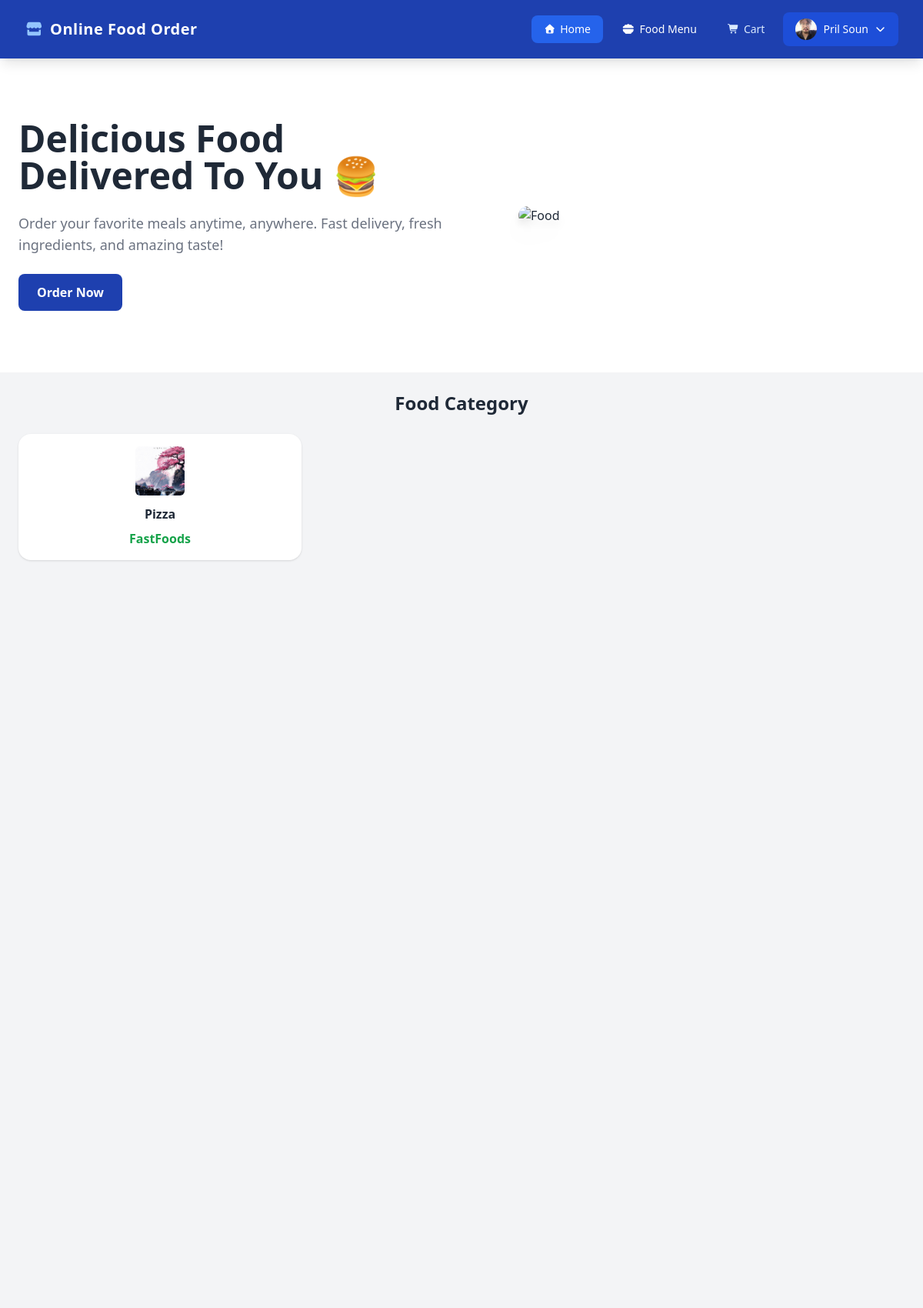
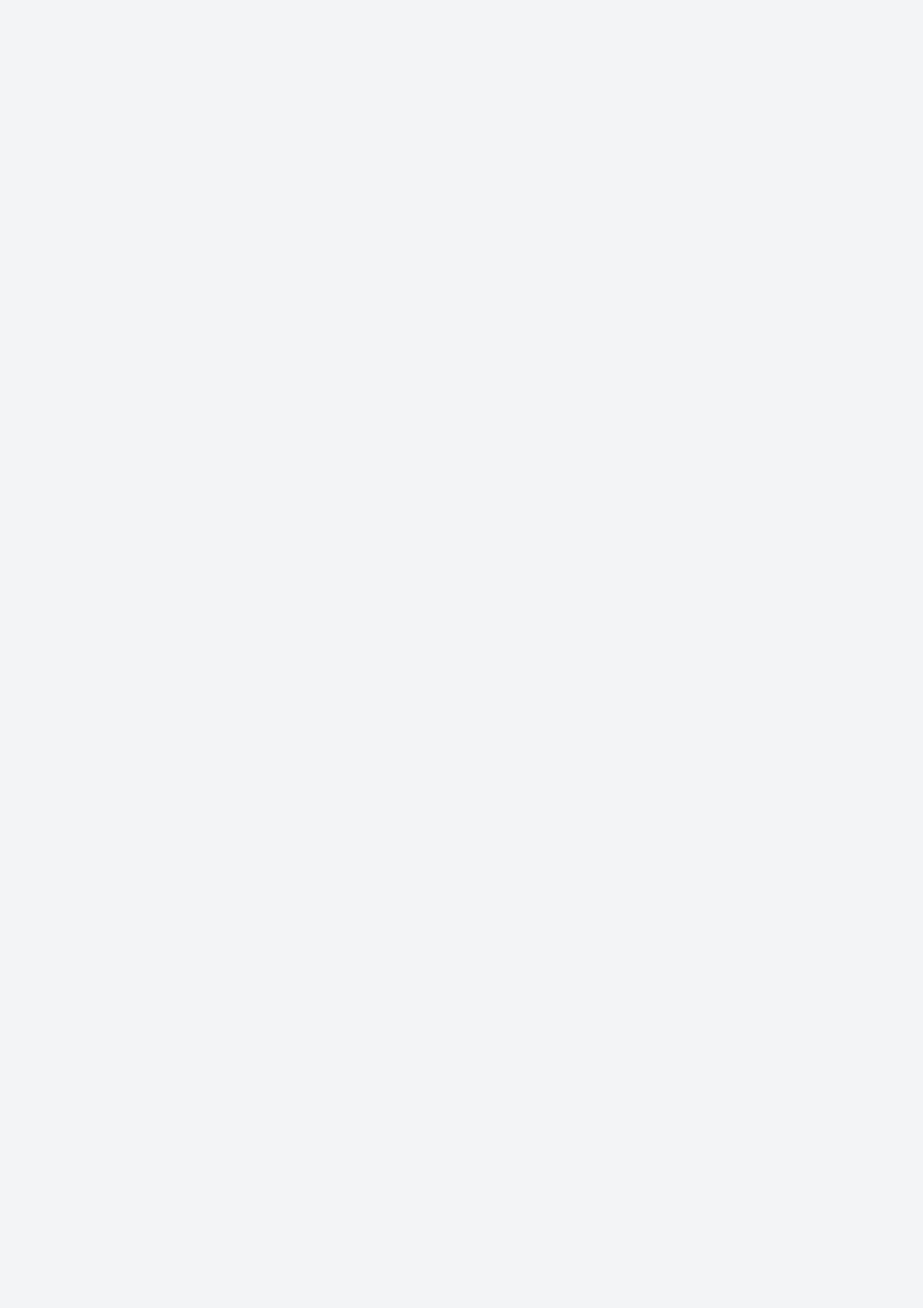
/app/Views/user/home.php (signed in, upper part), run on the app's committed database (2 pictures, top to bottom).
### tables this page shows
CREATE TABLE IF NOT EXISTS `customers` (
  `id` int NOT NULL AUTO_INCREMENT,
  `fullname` varchar(50) NOT NULL,
  `email` varchar(50) NOT NULL,
  `phonenumber` varchar(15) DEFAULT NULL,
  `password` varchar(255) NOT NULL,
  `created_at` timestamp NULL DEFAULT CURRENT_TIMESTAMP,
  `photo_url` varchar(255) DEFAULT NULL,
  PRIMARY KEY (`id`),
  UNIQUE KEY `email` (`email`)
);

CREATE TABLE IF NOT EXISTS `categories` (
  `id` int NOT NULL AUTO_INCREMENT,
  `food_name` varchar(100) DEFAULT NULL,
  `category` varchar(100) DEFAULT NULL,
  `status` enum('Active','InActive') DEFAULT 'Active',
  `photo_url` varchar(255) DEFAULT NULL,
  `created_at` timestamp NULL DEFAULT CURRENT_TIMESTAMP,
  PRIMARY KEY (`id`),
  KEY `category` (`category`)
);

### app/Models/user/MyProfile.php (called while the page is built, shortened)
<?php
class MyProfile
{
    private $con;
    public function __construct($con)
    {
        $this->con = $con;
    }
    public function getById($id)
    {
        $stmt = $this->con->prepare("SELECT * FROM customers WHERE id = :id");
        $stmt->bindParam(":id", $id);
        $stmt->execute();
        return $stmt->fetch(PDO::FETCH_ASSOC);
    }
}
?>

### app/Controllers/user/MyProfileController.php (called while the page is built, shortened)
<?php
require_once __DIR__ . "/../../Models/user/MyProfile.php";
class MyProfileController
{
    private $myProfileModel;
    public function __construct($con)
    {
        $this->myProfileModel = new MyProfile($con);
    }
    public function getById($id)
    {
        return $this->myProfileModel->getById($id);
    }
}
?>

### app/Controllers/admin/CategoriesController.php (called while the page is built, shortened)
<?php
    require_once __DIR__ . "../../../Models/admin/Categories.php";
    class CategoriesController
    {
        private $categoryModel;
        public function __construct($db)
        {
            $this->categoryModel = new Category($db);
        }
        public function show(){
            return $this->categoryModel->getAllCategories();
        }
    }
?>

### app/Models/admin/Categories.php (called while the page is built, shortened)
<?php
    class Category
{
        private $db;
        public function __construct($con)
    {
        $this->db = $con;
    }
    public function getAllCategories()
    {
        $stmt = $this->db->prepare("SELECT * FROM categories");
        $stmt->execute();
        $rows = $stmt->fetchAll(PDO::FETCH_ASSOC);
        return $rows;
    }
}
?>

### app/Views/user/banefit.php (the view, shortened to what this page needs)
<?php
    require_once __DIR__ . "../../../Controllers/admin/CategoriesController.php";
    require_once __DIR__ . "/../../Controllers/admin/NewFoodController.php";
    $Category = new CategoriesController($con);
    $result = $Category->show();
?>
<!DOCTYPE html>
<html lang="en">
<head>
    <script src="https://cdn.tailwindcss.com"></script>
</head>
<body class="scroll-smooth">
    <div id="food-category" class="min-h-screen p-6 bg-gray-100 scroll-mt-20">
        <h1 class="text-2xl font-bold text-gray-800 text-center mb-6">Food Category</h1>
        <div class="grid gap-6 grid-cols-1 sm:grid-cols-2 lg:grid-cols-3">
            <?php foreach($result as $food): ?>
            <a href="foodorder_page.php?category_id=<?= $food['id']; ?>"
                class="bg-white rounded-2xl shadow p-4 hover:shadow-lg transition-shadow duration-300 block">
                <div class="flex justify-center mb-3">
                    <img src="/Online-Food-Order/public/image/category/<?= $food['photo_url'] ?>"
                        alt="<?= $food['food_name'] ?>" class="w-16 h-16 object-cover rounded-md">
                </div>
                <h3 class="text-gray-800 font-semibold text-center">
                    <?= $food['food_name'] ?>
                </h3>
                <div class="mt-2 flex justify-center">
                    <span class="text-green-600 font-bold">
                        <?= $food['category'] ?>
                    </span>
                </div>
            </a>
            <?php endforeach; ?>
        </div>
    </div>
</body>
</html>

### app/Views/user/home.php (shortened to what this page needs)
<?php
require_once __DIR__ . "/../../../config/database.php";
require_once __DIR__ . "/../../../app/Controllers/user/MyProfileController.php";
$customer = [];
if (isset($_SESSION['id'])) {
    $MyProfile = new MyProfileController($con);
    $customer  = $MyProfile->getById($_SESSION['id']);
}
?>
<!DOCTYPE html>
<html lang="en">
<head>
    <?php include __DIR__ . "/../components/cdns.php"; ?>
</head>
<body>
    <main>
        <nav class="bg-blue-800 px-8 py-4 flex items-center justify-between sticky top-0 z-50 shadow-lg">
            <div class="flex items-center gap-2 text-white font-bold text-xl tracking-wide">
                <i class="fas fa-store text-blue-300"></i>
                <span>Online Food Order</span>
            </div>
            <div class="flex items-center gap-2">
                <a href="home.php"
                    class="flex items-center gap-1.5 text-sm font-medium text-white bg-blue-600 hover:bg-blue-500 px-4 py-2 rounded-lg transition duration-200">
                    <i class="fas fa-home text-xs"></i>
                    Home
                </a>
                <a href="menu.php"
                    class="flex items-center gap-1.5 text-sm font-medium text-white hover:bg-blue-500 px-4 py-2 rounded-lg transition duration-200">
                    <i class="fa-solid fa-bowl-food"></i>
                    Food Menu
                </a>
                <a href="cart.php"
                    class="flex items-center gap-1.5 text-sm font-medium text-blue-100 hover:text-white hover:bg-blue-700 px-4 py-2 rounded-lg transition duration-200">
                    <i class="fas fa-cart-shopping text-xs"></i>
                    Cart
                </a>
                <?php if (isset($_SESSION['id'])): ?>
                    <div class="relative" id="profileWrapper">
                        <button onclick="toggleProfileDropdown()"
                            class="flex items-center gap-2 text-sm font-medium text-white bg-blue-700 hover:bg-blue-600 px-4 py-2 rounded-lg transition duration-200">
                            <?php if (!empty($customer['photo_url'])): ?>
                                <img src="../../../public/Image/customerProfile/<?= htmlspecialchars($customer['photo_url']) ?>"
                                    class="w-7 h-7 rounded-full object-cover" />
                            <?php else: ?>
                                <span class="w-7 h-7 rounded-full bg-white text-blue-800 font-bold flex items-center justify-center text-xs uppercase">
                                    <?= htmlspecialchars(mb_substr($_SESSION['fullname'], 0, 1)) ?>
                                </span>
                            <?php endif; ?>
                            <span><?= htmlspecialchars($_SESSION['fullname']) ?></span>
                            <i class="fas fa-chevron-down text-xs"></i>
                        </button>
                    </div>
                <?php endif; ?>
            </div>
        </nav>
    </main>
    <div>
        <?php include __DIR__ . "/herosection.php"; ?>
    </div>
    <div>
        <?php include __DIR__ . "/banefit.php"; ?>
    </div>
        <?php include __DIR__ . "/footer.php"; ?>
</body>
</html>

### data on the page
customers: photo_url (picture)
categories: photo_url (picture), food_name "Pizza", category "FastFoods"

### other printed values
$_SESSION['fullname'] "Pril Soun"
